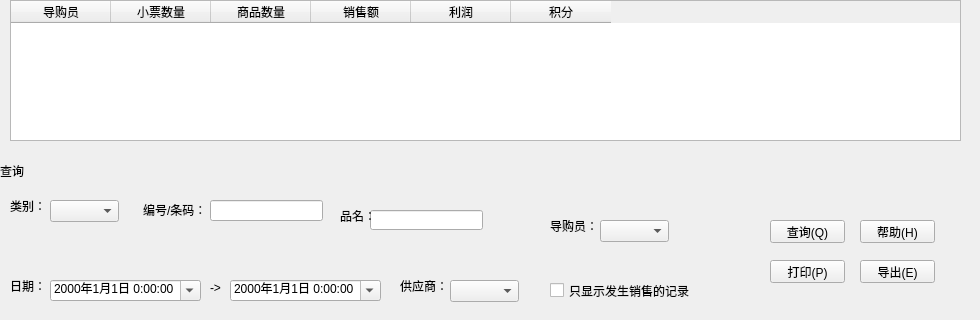
             <widget class="QWidget" name="tab_11">
              <attribute name="title">
               <string>导购员销售统计</string>
              </attribute>
              <widget class="QTableWidget" name="tableWidget_7">
               <property name="geometry">
                <rect>
                 <x>10</x>
                 <y>0</y>
                 <width>951</width>
                 <height>141</height>
                </rect>
               </property>
               <column>
                <property name="text">
                 <string>导购员</string>
                </property>
               </column>
               <column>
                <property name="text">
                 <string>小票数量</string>
                </property>
               </column>
               <column>
                <property name="text">
                 <string>商品数量</string>
                </property>
               </column>
               <column>
                <property name="text">
                 <string>销售额</string>
                </property>
               </column>
               <column>
                <property name="text">
                 <string>利润</string>
                </property>
               </column>
               <column>
                <property name="text">
                 <string>积分</string>
                </property>
               </column>
              </widget>
              <widget class="QWidget" name="toolWidget_13" native="true">
               <property name="geometry">
                <rect>
                 <x>0</x>
                 <y>160</y>
                 <width>971</width>
                 <height>151</height>
                </rect>
               </property>
               <widget class="QLabel" name="label_143">
                <property name="geometry">
                 <rect>
                  <x>0</x>
                  <y>0</y>
                  <width>971</width>
                  <height>21</height>
                 </rect>
                </property>
                <property name="text">
                 <string>查询</string>
                </property>
               </widget>
               <widget class="QLabel" name="label_146">
                <property name="geometry">
                 <rect>
                  <x>10</x>
                  <y>120</y>
                  <width>54</width>
                  <height>12</height>
                 </rect>
                </property>
                <property name="text">
                 <string>日期：</string>
                </property>
               </widget>
               <widget class="QPushButton" name="pushButton_169">
                <property name="geometry">
                 <rect>
                  <x>770</x>
                  <y>100</y>
                  <width>75</width>
                  <height>23</height>
                 </rect>
                </property>
                <property name="text">
                 <string>打印(P)</string>
                </property>
               </widget>
               <widget class="QPushButton" name="pushButton_170">
                <property name="geometry">
                 <rect>
                  <x>860</x>
                  <y>100</y>
                  <width>75</width>
                  <height>23</height>
                 </rect>
                </property>
                <property name="text">
                 <string>导出(E)</string>
                </property>
               </widget>
               <widget class="QPushButton" name="pushButton_171">
                <property name="geometry">
                 <rect>
                  <x>770</x>
                  <y>60</y>
                  <width>75</width>
                  <height>23</height>
                 </rect>
                </property>
                <property name="text">
                 <string>查询(Q)</string>
                </property>
               </widget>
               <widget class="QPushButton" name="pushButton_172">
                <property name="geometry">
                 <rect>
                  <x>860</x>
                  <y>60</y>
                  <width>75</width>
                  <height>23</height>
                 </rect>
                </property>
                <property name="text">
                 <string>帮助(H)</string>
                </property>
               </widget>
               <widget class="QLabel" name="label_147">
                <property name="geometry">
                 <rect>
                  <x>210</x>
                  <y>120</y>
                  <width>21</width>
                  <height>16</height>
                 </rect>
                </property>
                <property name="text">
                 <string>-&gt;</string>
                </property>
               </widget>
               <widget class="QDateTimeEdit" name="dateTimeEdit_28">
                <property name="geometry">
                 <rect>
                  <x>50</x>
                  <y>120</y>
                  <width>151</width>
                  <height>21</height>
                 </rect>
                </property>
                <property name="dateTime">
                 <datetime>
                  <hour>0</hour>
                  <minute>0</minute>
                  <second>0</second>
                  <year>2000</year>
                  <month>1</month>
                  <day>1</day>
                 </datetime>
                </property>
                <property name="displayFormat">
                 <string>yyyy年M月d日 H:mm:ss</string>
                </property>
                <property name="calendarPopup">
                 <bool>true</bool>
                </property>
               </widget>
               <widget class="QDateTimeEdit" name="dateTimeEdit_29">
                <property name="geometry">
                 <rect>
                  <x>230</x>
                  <y>120</y>
                  <width>151</width>
                  <height>21</height>
                 </rect>
                </property>
                <property name="dateTime">
                 <datetime>
                  <hour>0</hour>
                  <minute>0</minute>
                  <second>0</second>
                  <year>2000</year>
                  <month>1</month>
                  <day>1</day>
                 </datetime>
                </property>
                <property name="displayFormat">
                 <string>yyyy年M月d日 H:mm:ss</string>
                </property>
                <property name="calendarPopup">
                 <bool>true</bool>
                </property>
               </widget>
               <widget class="QLabel" name="label_150">
                <property name="geometry">
                 <rect>
                  <x>550</x>
                  <y>60</y>
                  <width>54</width>
                  <height>12</height>
                 </rect>
                </property>
                <property name="text">
                 <string>导购员：</string>
                </property>
               </widget>
               <widget class="QComboBox" name="comboBox_53">
                <property name="geometry">
                 <rect>
                  <x>600</x>
                  <y>60</y>
                  <width>69</width>
                  <height>22</height>
                 </rect>
                </property>
               </widget>
               <widget class="QLabel" name="label_310">
                <property name="geometry">
                 <rect>
                  <x>10</x>
                  <y>40</y>
                  <width>54</width>
                  <height>12</height>
                 </rect>
                </property>
                <property name="text">
                 <string>类别：</string>
                </property>
               </widget>
               <widget class="QComboBox" name="comboBox_110">
                <property name="geometry">
                 <rect>
                  <x>50</x>
                  <y>40</y>
                  <width>69</width>
                  <height>22</height>
                 </rect>
                </property>
               </widget>
               <widget class="QLineEdit" name="lineEdit_79">
                <property name="geometry">
                 <rect>
                  <x>370</x>
                  <y>50</y>
                  <width>113</width>
                  <height>20</height>
                 </rect>
                </property>
               </widget>
               <widget class="QLabel" name="label_312">
                <property name="geometry">
                 <rect>
                  <x>340</x>
                  <y>50</y>
                  <width>54</width>
                  <height>12</height>
                 </rect>
                </property>
                <property name="text">
                 <string>品名：</string>
                </property>
               </widget>
               <widget class="QLabel" name="label_313">
                <property name="geometry">
                 <rect>
                  <x>400</x>
                  <y>120</y>
                  <width>54</width>
                  <height>12</height>
                 </rect>
                </property>
                <property name="text">
                 <string>供应商：</string>
                </property>
               </widget>
               <widget class="QLabel" name="label_314">
                <property name="geometry">
                 <rect>
                  <x>143</x>
                  <y>40</y>
                  <width>71</width>
                  <height>20</height>
                 </rect>
                </property>
                <property name="text">
                 <string>编号/条码：</string>
                </property>
               </widget>
               <widget class="QComboBox" name="comboBox_112">
                <property name="geometry">
                 <rect>
                  <x>450</x>
                  <y>120</y>
                  <width>69</width>
                  <height>22</height>
                 </rect>
                </property>
               </widget>
               <widget class="QLineEdit" name="lineEdit_80">
                <property name="geometry">
                 <rect>
                  <x>210</x>
                  <y>40</y>
                  <width>113</width>
                  <height>21</height>
                 </rect>
                </property>
               </widget>
               <widget class="QCheckBox" name="checkBox_26">
                <property name="geometry">
                 <rect>
                  <x>550</x>
                  <y>120</y>
                  <width>151</width>
                  <height>21</height>
                 </rect>
                </property>
                <property name="text">
                 <string>只显示发生销售的记录</string>
                </property>
               </widget>
              </widget>
             </widget>
